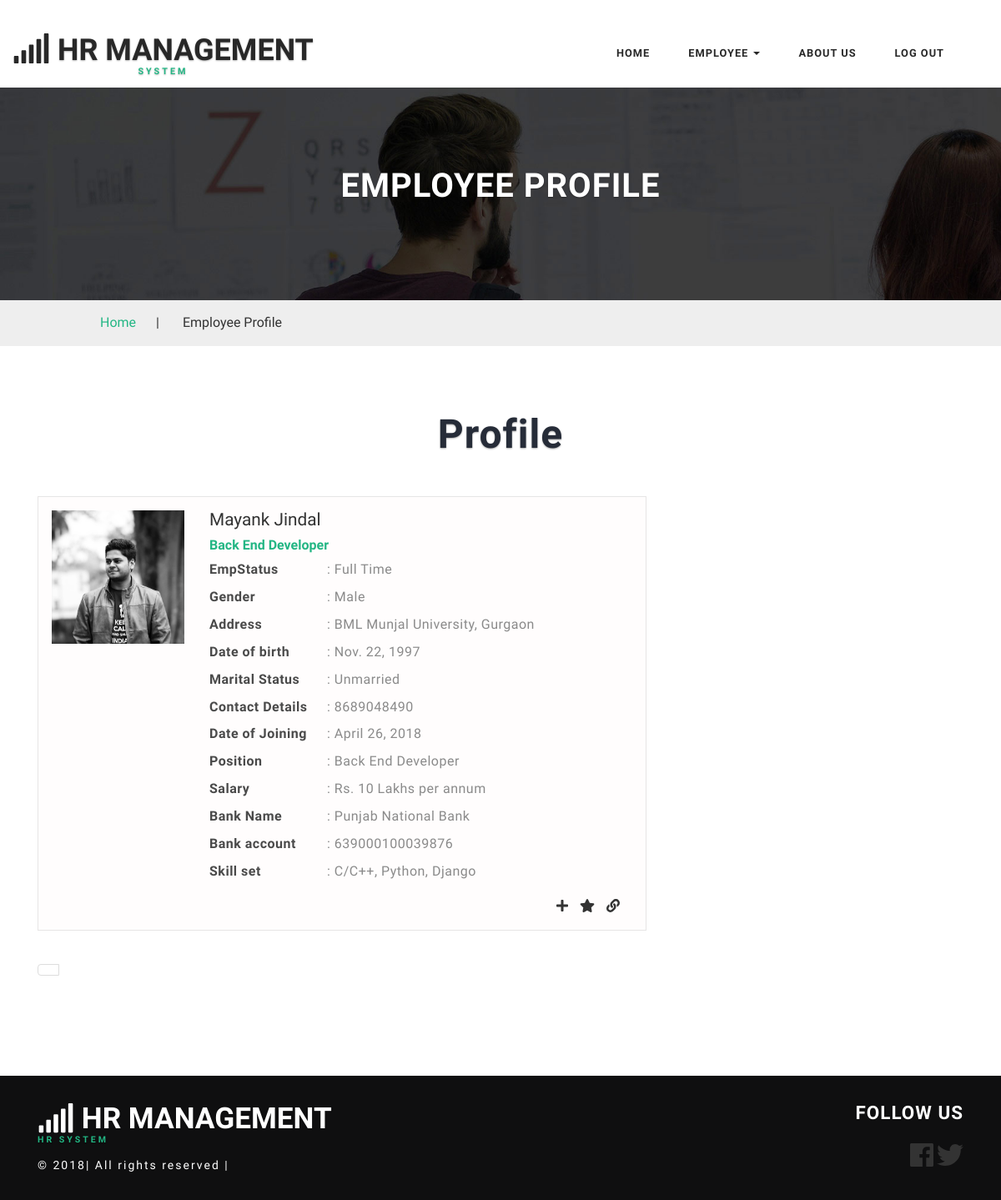
Page /HR/employee_profile/ (signed in) on the committed database.
### HR/models.py (models this page shows, shortened)
class Employee(models.Model):
    emp = models.OneToOneField(User, on_delete=models.CASCADE)
    name = models.CharField(max_length=50)
    dob = models.DateField()
    sex = models.CharField(max_length=20)
    address = models.CharField(max_length=200)
    marital_status = models.CharField(max_length=30)
    contact = models.IntegerField()
    joining_date = models.DateField()
    position = models.CharField(max_length=100)
    emp_status = models.CharField(max_length=70)
    salary = models.CharField(max_length=30)
    bank_name = models.CharField(max_length=100)
    bank_account = models.IntegerField()
    skill_set = models.TextField()
    image = models.ImageField(upload_to='HR/static/HR')

### HR/views.py (the view)
def employee_profile(request):
    context = {}
    try:
        user = User.objects.get(username=request.user.username)
        emp = Employee.objects.get(emp=user)
        context["emp"] = emp
    except:
        pass
    return render(request, 'HR/employee_profile.html', context)

### HR/templates/HR/employee_profile.html (shortened to what this page needs)
﻿<!DOCTYPE html>
<html>
{% load static %}
<head>
	<link href="{% static 'HR/bootstrap.css' %}" rel="stylesheet" type="text/css" media="all"/>
    <link href="{% static 'HR/style.css' %}" rel="stylesheet" type="text/css" media="all"/>
</head>
<body>
	<div class="header" id="home">
    <div class="content white agile-info">
        <nav class="navbar navbar-default" role="navigation">
            <div class="container">
                <div class="navbar-header">
                    <a class="navbar-brand" href="{% url 'HR:home' %}">
                        <h1><span class="fa fa-signal" aria-hidden="true"></span> HR Management<label>System</label>
                        </h1>
                    </a>
                </div>
                <div class="collapse navbar-collapse" id="bs-example-navbar-collapse-1">
                    <nav class="link-effect-2" id="link-effect-2">
                        <ul class="nav navbar-nav">
                            <li><a href="{% url 'HR:home' %}" class="effect-3">Home</a></li>
                            {% if user.is_authenticated %}
                            {% if user.is_superuser %}
                             <li class="dropdown">
                                <a href="#" class="dropdown-toggle effect-3" data-toggle="dropdown">Admin<b
                                        class="caret"></b></a>
                                <ul class="dropdown-menu multi-column columns-2">
                                    <div class="row">
                                        <div class="col-sm-6">
                                            <ul class="multi-column-dropdown">
                                                <li><a href="{% url 'HR:dashboard' %}">Dashboard</a></li>
                                                <li class="divider"></li>
                                                <li><a href="{% url 'HR:complaints' %}">Complaints</a></li>
                                                <li class="divider"></li>
                                                <li><a href="{% url 'HR:feedback' %}">Feedback</a></li>
                                            </ul>
                                        </div>
                                    </div>
                                </ul>
                            </li>
                            {% else %}
                            <li class="dropdown">
                                <a href="#" class="dropdown-toggle effect-3" data-toggle="dropdown">Employee <b
                                        class="caret"></b></a>
                            </li>
                            {% endif %}{% endif %}
                            <li><a href="{% url 'HR:about' %}" class="effect-3">About us</a></li>
                            {% if user.is_authenticated %}
                            <li><a href="{% url 'HR:logout' %}" class="effect-3">Log Out</a></li>
                            {% else %}
                            <li><a href="{% url 'HR:login' %}" class="effect-3">Log In</a></li>
                            {% endif %}
                        </ul>
                    </nav>
                </div>
            </div>
        </nav>
    </div>
</div>
	<div class="inner_page_agile">
		<h3>Employee Profile</h3>
	</div>
	<div class="services-breadcrumb_w3layouts">
		<div class="inner_breadcrumb">
			<ul class="short_w3ls"_w3ls>
				<li><a href="{% url 'HR:home' %}">Home</a><span>|</span></li>
				<li>Employee Profile</li>
			</ul>
		</div>
	</div>
	<div class="inner_content_info_agileits">
		<div class="container">
			<div class="tittle_head_w3ls">
				<h3 class="tittle">Profile</h3>
			</div>
			<div class="inner_sec_grids_info_w3ls">
				<div class="col-md-8 job_info_left">
					<div class="tab_grid_prof">
						<div class="col-sm-3 loc_1">
							<a href="single.html"><img src="{{MEDIA_URL}}{{emp.image.url}}" alt="No Image Provided!"></a>
						</div>
						<div class="col-sm-9">
							<div class="location_box1">
								<h6>{{emp.name}}</h6>
								<span class="m_2_prof">{{emp.position}}</span>
								<div class="person-info">
									<ul>
										<li><span>EmpStatus</span>: {{emp.emp_status}}</li>
										<li><span>Gender</span>: {{emp.sex}}</li>
										<li><span>Address</span>: {{emp.address}}</li>
                                        <li><span>Date of birth</span>: {{emp.dob}}</li>
                                        <li><span>Marital Status</span>: {{emp.marital_status}}</li>
                                        <li><span>Contact Details</span>: {{emp.contact}}</li>
                                        <li><span>Date of Joining</span>: {{emp.joining_date}}</li>
                                        <li><span>Position</span>: {{emp.position}}</li>
                                        <li><span>Salary</span>: Rs. {{emp.salary}} per annum</li>
                                        <li><span>Bank Name</span>: {{emp.bank_name}}</li>
                                        <li><span>Bank account</span>: {{emp.bank_account}}</li>
                                        <li><span>Skill set</span>: {{emp.skill_set}}</li>
									</ul>
								</div>
								<ul class="top-btns">
									<li><a href="#" class="fa fa-plus toggle"></a></li>
									<li><a href="#" class="fa fa-star"></a></li>
									<li><a href="#" class="fa fa-link"></a></li>
								</ul>
							</div>
						</div>
						<div class="clearfix"> </div>
					</div>
                     <ul class="pagination paging w3-agileits-paging">
					<ul class="pagination paging w3-agileits-paging">
						<li>
							<a href="#" aria-label="Previous">
					  </a>
						</li>
					</ul>
				</div>
					</div>
		</div>
	</div>
	<div class="footer_w3ls">
    <div class="container">
        <div class="footer_bottom">
            <div class="col-md-9 footer_bottom_grid">
                <div class="footer_bottom1">
                    <a href="{% url 'HR:home' %}">
                        <h2><span class="fa fa-signal" aria-hidden="true"></span> HR MANAGEMENT <label>Hr SYSTEM</label>
                        </h2>
                    </a>
                    <p>© 2018| All rights reserved | <a href="http://w3layouts.com"></a></p>
                </div>
            </div>
            <div class="col-md-3 footer_bottom_grid">
                <h6>Follow Us</h6>
                <div class="social">
                    <ul>
                        <li><a href="https://www.facebook.com/akshay.garg.1481"><i class="fab fa-facebook fa-2x"></i></a></li>
                        <li><a href="https://twitter.com/MayankJindalMJ"><i class="fab fa-twitter fa-2x"></i></a></li>
                    </ul>
                </div>
            </div>
            <div class="clearfix"></div>
        </div>
    </div>
</div>
</body>
</html>

### HR/static/HR/style.css (style rules this page uses)
html, body { margin: 0; font-size: 100%; background: #fff; font-family: 'Work Sans', sans-serif; }
body a { text-decoration: none; transition: 0.5s all; -webkit-transition: 0.5s all; -moz-transition: 0.5s all; -o-transition: 0.5s all; -ms-transition: 0.5s all; }
h1, h2, h3, h4, h5, h6 { margin: 0; font-family: 'Work Sans', sans-serif; }
p { margin: 0; letter-spacing: 1px; font-size: 0.9em; }
ul { margin: 0; padding: 0; }
label { margin: 0; }
.content { margin: 0; padding: 0px; }
.navbar-nav { float: right; margin: 0; }
.content.white { background: #fff; padding: 1em 0; }
.navbar { position: relative; min-height: 50px; margin-bottom: 0!important; border: 1px solid transparent; }
.navbar-default { background-color: #fff; border-color: #fff; }
.navbar-brand { float: left; padding: 0!important; font-size: 18px; line-height: 0px!important; height: 0px!important; text-transform: uppercase; text-shadow: 0 1px 2px rgba(0, 0, 0, 0.29); }
.navbar-default a.navbar-brand h1 { color: #282828; font-weight: bold; }
.navbar-default .navbar-nav>li>a { color: #282828; font-size: 0.8em; letter-spacing: 1px; font-weight: 600; text-transform: uppercase; padding: 14px 8px; }
.navbar-nav>li>a { padding-top: 18px; padding-bottom: 15px; }
.navbar-default .navbar-brand label { color: #23B684; display: block; font-size: 0.3em; text-align: center; letter-spacing: 3px; }
.effect-3 { overflow: hidden; }
.effect-3:before { left: -1px; bottom: 0; width: 100%; height: 2px; background: #23B684; content: ''; position: absolute; transition: transform .5s ease; transform: translateX(-100%); -webkit-transform: translateX(-100%); -moz-transform: translateX(-100%); -o-transform: translateX(-100%); -ms-transform: translateX(-100%); }
.navbar-nav>li { float: left; margin: 0 15px; }
h3.tittle { color: #262c38; margin: 0; font-size: 3em; font-weight: 700; letter-spacing: 1px; text-align: center; text-shadow: 0 1px 2px rgba(0, 0, 0, 0.33); }
.inner_sec_grids_info_w3ls { margin-top: 4em; }
.inner_page_agile h3 { color: #fff; text-transform: uppercase; font-weight: 700; font-size: 2.5em; text-shadow: 0 1px 2px rgba(0, 0, 0, 0.29); letter-spacing: 1px; }
.services-breadcrumb_w3layouts { width: 100%; border: none; padding: 1em 0; background: #eee; }
.services-breadcrumb_w3layouts ul li span { padding: 0 1.5em; }
ul.short_w3ls { text-align: left; }
ul.short_w3ls li { list-style: none; display: inline-block; }
.inner_breadcrumb { width: 80%; margin: 0 auto; }
ul.short_w3ls li a { color: #23b684; text-decoration: none; }
.loc_1 { padding-left: 0; }
.location_box1 h6 { font-size: 1.3em; }
.loc_1 img { width: 100%; }
.inner_content_info_agileits { padding: 6em 0; }
ul.top-btns { float: right; margin-top: 10px; }
.top-btns li { display: inline-block; margin-left: 10px; }
.tab_grid_prof { padding: 1em; background: #fffdfd; padding: 1em; border: 1px solid rgba(221, 221, 221, 0.74); }
.person-info ul li { list-style: none; display: block; margin-bottom: 10px; color: #8a8a8a; font-size: 16px; letter-spacing: 0.5px; }
.person-info ul li span { width: 141px; display: inline-block; color: #4a4a4a; font-weight: 600; }
span.m_2_prof { font-weight: 600; color: #23b684; padding: 1em 0; line-height: 37px; }
.footer_bottom1 a { display: inline-block; }
.footer_w3ls { background: #0f0f10; }
.footer_bottom_grid:nth-child(2) { float: right; text-align: right; }
.footer_bottom { padding: 2em 0; }
.footer_bottom h6 { color: #ffffff; font-size: 1.4em; letter-spacing: 1px; margin-bottom: 1em; text-transform: uppercase; font-weight: 700; }
.footer_bottom1 p { color: #fff; font-size: 14px; letter-spacing: 2px; margin-top: 1em; }
.social ul { padding: 0; margin: 0; }
.social ul li { display: inline-block; }
.social ul li a { color: #333; text-align: center; }
.footer_bottom1 label { color: #23B684; display: block; font-size: 0.3em; letter-spacing: 3px; }
.footer_bottom1 h2 { font-size: 2.2em; text-transform: uppercase; text-shadow: 0 1px 2px rgba(0, 0, 0, 0.29); color: #fff; font-weight: 700; }
@media (max-width:1366px) { .inner_sec_grids_info_w3ls { margin-top: 3em; } }
@media (max-width:1366px) { .inner_content_info_agileits, .banner-bottom, .services { padding: 5em 0; } }

### rows in the picture
Employee: image (picture), name "Mayank Jindal", position "Back End Developer", emp_status "Full Time", sex "Male", address "BML Munjal University, Gurgaon", dob "Nov. 22, 1997", marital_status "Unmarried", contact "8689048490", joining_date "April 26, 2018", salary "10 Lakhs", bank_name "Punjab National Bank", bank_account "639000100039876", skill_set "C/C++, Python, Django"
